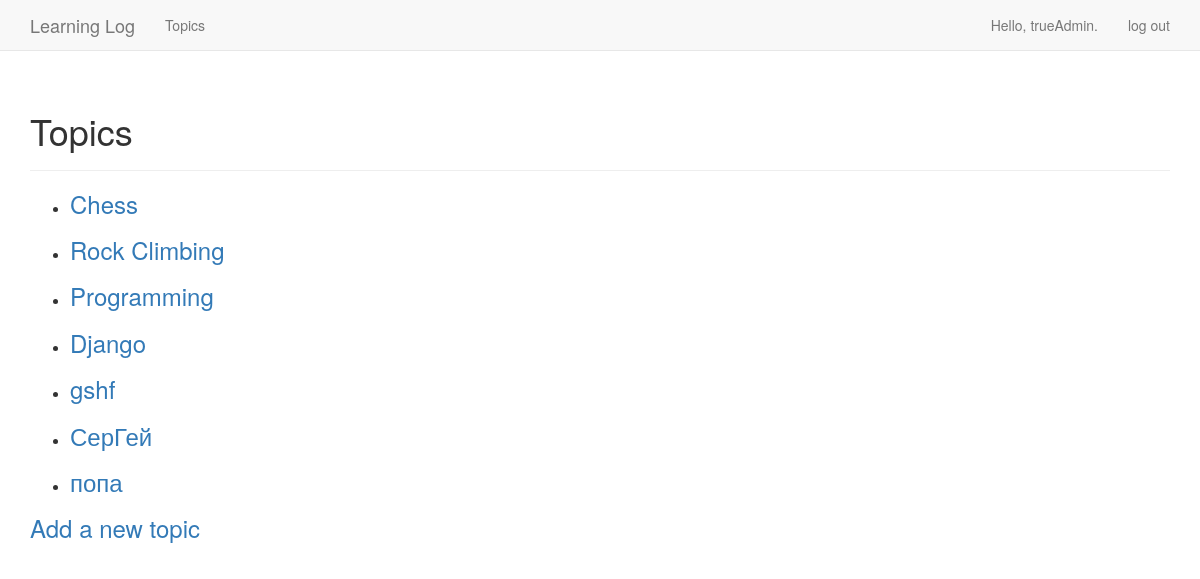
The page /topics/ (signed in) on the database its author committed.
### l_logs/models.py (models this page shows)
class Topic(models.Model):
    text = models.CharField(max_length=200)
    date_added = models.DateTimeField(auto_now_add=True)
    owner = models.ForeignKey(User, on_delete=models.PROTECT)
    def __str__(self):
        return self.text

### l_logs/views.py (the view)
# urls.py: path('topics/', views.topics, name='topics'),
@login_required
def topics(request):
    topics = Topic.objects.filter(owner=request.user).order_by('date_added')
    context = {'topics' : topics}
    return render(request, 'l_logs/topics.html', context)

### l_logs/templates/l_logs/topics.html
{% extends "l_logs/base.html" %}
{% block header %}
  <h1>Topics</h1>
{% endblock header %}
{% block content %}
  <ul>
    {% for topic in topics %}
      <li>
        <h3>
          <a href="{% url 'l_logs:topic' topic.id %}">{{ topic }}</a>
        </h3>
      </li>
    {% empty %}
      <li>No topics have been added yet.</li>
    {% endfor %}
  </ul>
  <h3><a href="{% url 'l_logs:new_topic' %}">Add a new topic</a></h3>
{% endblock content %}

### l_logs/templates/l_logs/base.html (shortened to what this page needs)
{% load bootstrap3 %}
<!DOCTYPE html>
<html lang="en">
  <head>
    {% bootstrap_css %}
  </head>
  <body>
    <nav class="navbar navbar-default navbar-static-top">
      <div class="container">
        <div class="navbar-header">
          <a class="navbar-brand" href="{% url 'l_logs:index' %}">
            Learning Log
          </a>
        </div>
        <div id="navbar" class="navbar-collapse collapse">
          <ul class="nav navbar-nav">
            <li><a href="{% url 'l_logs:topics' %}">Topics</a></li>
          </ul>
          <ul class="nav navbar-nav navbar-right">
            {% if user.is_authenticated %}
              <li><a>Hello, {{ user.username }}.</a></li>
              <li><a href="{% url 'users:logout' %}">log out</a></li>
            {% else %}
              <li><a href="{% url 'users:register' %}">register</a></li>
              <li><a href="{% url 'users:login' %}">log in</a></li>
            {% endif %}
          </ul>
        </div>
      </div>
    </nav>
      <div class="container">
        <div class="page-header">
          {% block header %}{% endblock header %}
        </div>
        <div>
          {% block content %}{% endblock content %}
        </div>
      </div>
  </body>
</html>

### rows shown on the page
Topic: text "Chess"
Topic: text "Rock Climbing"
Topic: text "Programming"
Topic: text "Django"
Topic: text "gshf"
Topic: text "СерГей"
Topic: text "попа"

### other values the page prints
{{ user.username }} "trueAdmin"
